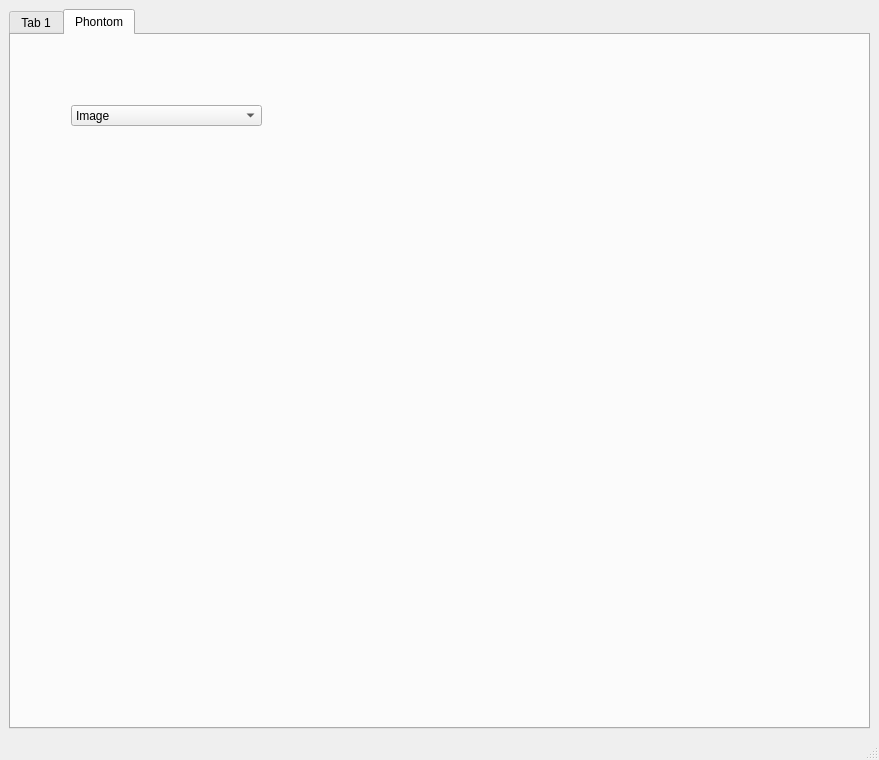
<?xml version="1.0" encoding="UTF-8"?>
<ui version="4.0">
 <class>MainWindow</class>
 <widget class="QMainWindow" name="MainWindow">
  <property name="geometry">
   <rect>
    <x>0</x>
    <y>0</y>
    <width>879</width>
    <height>760</height>
   </rect>
  </property>
  <property name="windowTitle">
   <string>MainWindow</string>
  </property>
  <widget class="QWidget" name="centralwidget">
   <layout class="QVBoxLayout" name="verticalLayout">
    <item>
     <widget class="QTabWidget" name="tabWidget">
      <property name="currentIndex">
       <number>1</number>
      </property>
      <widget class="QWidget" name="tab">
       <attribute name="title">
        <string>Tab 1</string>
       </attribute>
      </widget>
      <widget class="QWidget" name="tab_2">
       <attribute name="title">
        <string>Phontom</string>
       </attribute>
       <widget class="QComboBox" name="comboBox">
        <property name="geometry">
         <rect>
          <x>60</x>
          <y>70</y>
          <width>191</width>
          <height>21</height>
         </rect>
        </property>
        <item>
         <property name="text">
          <string>Image</string>
         </property>
        </item>
        <item>
         <property name="text">
          <string>T1 Weighted</string>
         </property>
        </item>
        <item>
         <property name="text">
          <string>T2 Weighted</string>
         </property>
        </item>
        <item>
         <property name="text">
          <string>Proton Density</string>
         </property>
        </item>
       </widget>
       <widget class="QWidget" name="verticalLayoutWidget">
        <property name="geometry">
         <rect>
          <x>340</x>
          <y>20</y>
          <width>441</width>
          <height>441</height>
         </rect>
        </property>
        <layout class="QVBoxLayout" name="verticalLayout_3">
         <item>
          <widget class="QLabel" name="image_frame">
           <property name="text">
            <string/>
           </property>
          </widget>
         </item>
        </layout>
       </widget>
      </widget>
     </widget>
    </item>
   </layout>
  </widget>
  <widget class="QMenuBar" name="menubar">
   <property name="geometry">
    <rect>
     <x>0</x>
     <y>0</y>
     <width>879</width>
     <height>22</height>
    </rect>
   </property>
  </widget>
  <widget class="QStatusBar" name="statusbar"/>
 </widget>
 <resources/>
 <connections/>
</ui>
